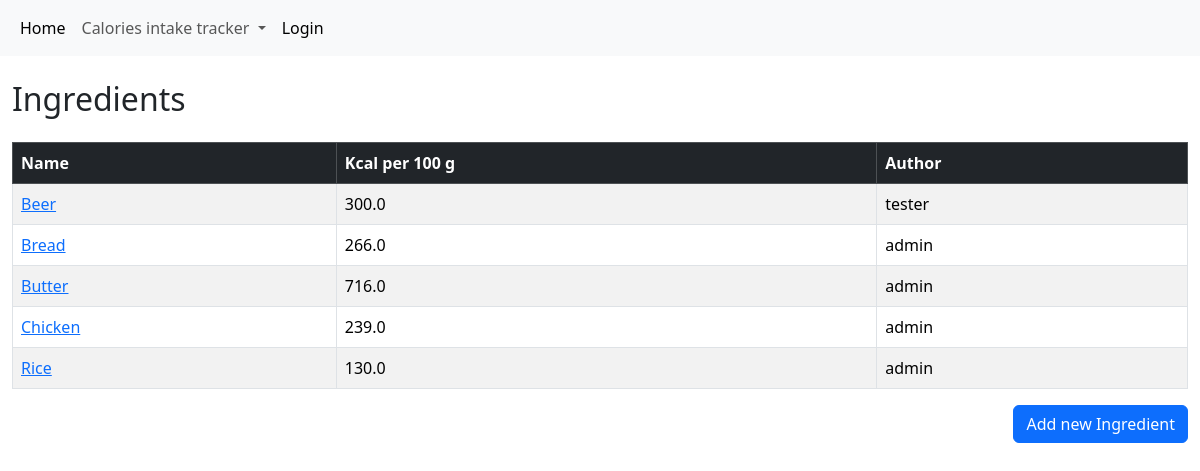
Page /kcal/ingredients/ on the earlier database version.
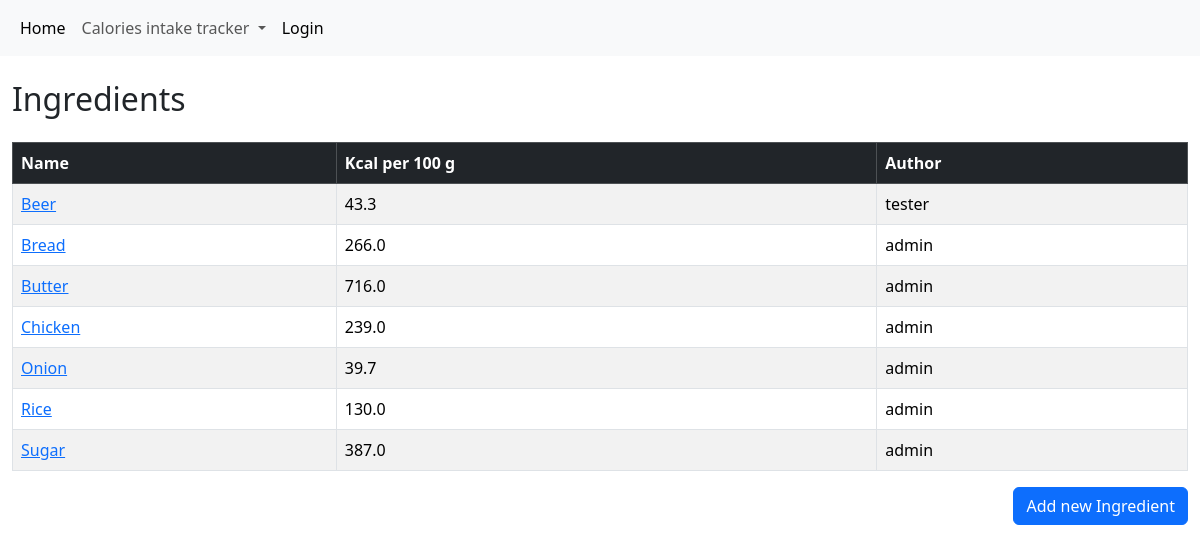
Same page on the later database version.
### kcal/models.py (models this page shows, shortened)
class Ingredient(models.Model):
    name = models.CharField(max_length=100)
    energy_density = models.FloatField()
    author = models.ForeignKey(
        settings.AUTH_USER_MODEL,
        on_delete=models.SET_NULL,
        null=True,
        blank=True,
    )
    class Meta:
        ordering = ['name', 'energy_density']

### kcal/views.py (the view)
# urls.py: path('kcal/ingredients/', views.IngredientList.as_view(), name='ingredients'),
class IngredientList(generic.ListView):
   model = Ingredient

### kcal/templates/kcal/ingredient_list.html
{% extends "base_generic.html" %}
{% block content %}
<div class="container mt-4">
    <h2 class="mb-4">Ingredients</h2>
    <table class="table table-striped table-bordered">
        <thead class="table-dark">
            <tr>
                <th scope="col">Name </th>
                <th scope="col">Kcal per 100 g </th>
                <th scope="col">Author </th>
            </tr>
        </thead>
        <tbody>
        {% for object in object_list %}
            <tr>
                <td><a href="{% url "kcal:edit-ingredient" object.id %}">{{object.name}}</a></td>
                <td>{{object.energy_density}}</td>
                <td>{{object.author}}</td>
            </tr>
            {% empty %}
            <tr><td>Nothing is here. Yet.</td></tr>
            {% endfor %}
        </tbody>
    </table>
    <div class="text-end">
        <a href="{% url 'kcal:add-ingredient' %}" class="btn btn-primary">Add new Ingredient</a>
    </div>
</div>
{% endblock %}

Differences in the rows shown:
changed Ingredient "Beer": energy_density "300.0" → "43.3"
added Ingredient: name "Onion", energy_density "39.7", author "admin"
added Ingredient: name "Sugar", energy_density "387.0", author "admin"
